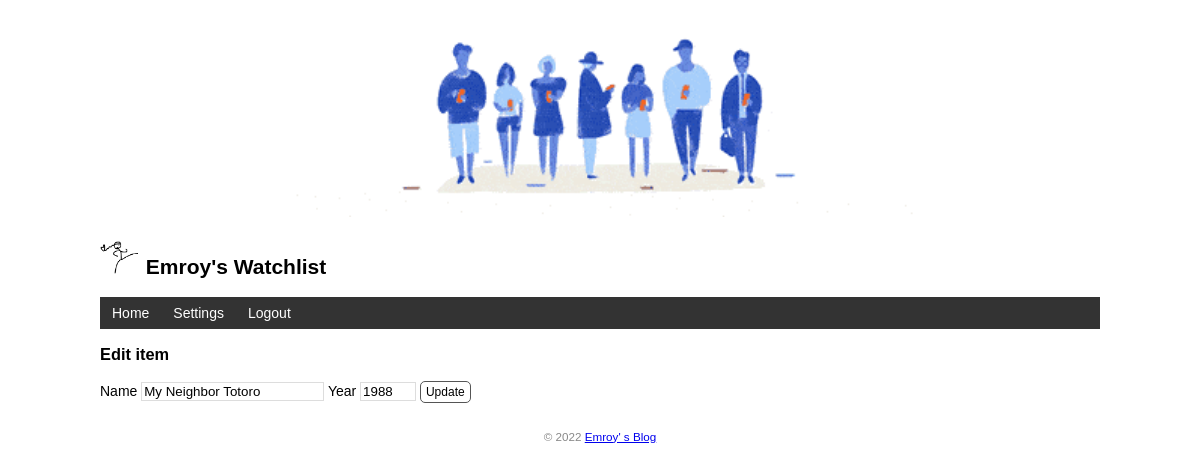
Page /book/edit/1 (signed in) on the committed database.
### app.py (models this page shows, shortened)
class User(db.Model, UserMixin):  # 表名user(自动生成) 单个单词转小写 多个小写下划线分割
    id = db.Column(db.Integer, primary_key=True)  # 主键
    name = db.Column(db.String(20))   # 名字
    username = db.Column(db.String(20))  # 用户名
    password_hash = db.Column(db.String(128))  # 密码散列值

class Book(db.Model):  # 表名book
    id = db.Column(db.Integer, primary_key=True)
    title = db.Column(db.String(60))  # 书名
    year = db.Column(db.String(4))  # 年份

### app.py (the view, shortened to what this page needs)
@app.route('/book/edit/<int:book_id>', methods=['GET', 'POST'])
@login_required   # 视图保护层面附加装饰器，不允许未登录用户访问  页面上有些内容需要对未登录用户隐藏 ，即认证保护。
def edit(book_id):
    book = Book.query.get_or_404(book_id)
    return render_template('edit.html', book=book)  # 传入被编辑的电影记录

### app.py (called while the page is built)
@app.context_processor
def inject_user():  # 函数名可以随意修改
    user = User.query.first()
    return dict(user=user)  # 需要返回字典，等同于 return {'user': user}

@login_manager.user_loader
def load_user(user_id):  # 创建用户加载回调函数，接受用户I的作为参数
    user = User.query.get(int(user_id))  # 用ID作为User模型类的主键查询对应的用户
    return user  # 返回用户对象

### templates/edit.html
{% extends 'base.html' %}
{% block content %}
<h3>Edit item</h3>
<form method="post">
    Name <input type="text" name="title" autocomplete="off" required value="{{ book.title }}">
    Year <input type="text" name="year" autocomplete="off" required value="{{ book.year }}">
    <input class="btn" type="submit" name="submit" value="Update">
</form>
{% endblock %}

### templates/base.html (shortened to what this page needs)
<!DOCTYPE html>
<html lang="en">
<head>
    {% block head %}
    <link rel="stylesheet" href="{{ url_for('static', filename='style.css') }}" type="text/css">
    {% endblock %}
</head>
<body>
    <h2>
        <img alt="people" class="people" src="{{ url_for('static', filename='images/people.gif') }}">
        <br>
        <img alt="Avatar" class="avatar" src="{{ url_for('static', filename='images/logo.png') }}">
        {{ user.name }}'s Watchlist
    </h2>
    <nav>
        <ul>
            <li><a href="{{ url_for('index') }}">Home</a></li>
        {% if current_user.is_authenticated %}
            <li><a href="{{ url_for('settings') }}">Settings</a></li>
            <li><a href="{{ url_for('logout') }}">Logout</a></li>
        {% else %}
            <li><a href="{{ url_for('login') }}">Login</a></li>
        {% endif %}
        </ul>
    </nav>
    {% block content %}{% endblock %}
    <footer>
        <small>&copy; 2022 <a href="https://prime.org.cn/">Emroy' s Blog</a></small>
    </footer>
</body>
</html>

### static/style.css (style rules this page uses)
body { margin: auto; max-width: 1000px; font-size: 14px; font-family: Helvetica, Arial, sans-serif; }
footer { color: #888; margin-top: 15px; text-align: center; padding: 10px; }
.avatar { width: 40px; }
.people { display: block; margin: 0 auto; height: 200px; }
nav ul { list-style-type: none; margin: 0; padding: 0; overflow: hidden; background-color: #333; }
nav li { float: left; }
nav li a { display: block; color: white; text-align: center; padding: 8px 12px; text-decoration: none; }
input[type=submit] { font-family: inherit; }
input[type=text] { border: 1px solid #ddd; }
input[name=year] { width: 50px; }
.btn { font-size: 12px; padding: 3px 5px; text-decoration: none; cursor: pointer; background-color: white; color: black; border: 1px solid #555555; border-radius: 5px; }

### rows in the picture
User: name "Emroy"
Book: title "My Neighbor Totoro", year "1988"
